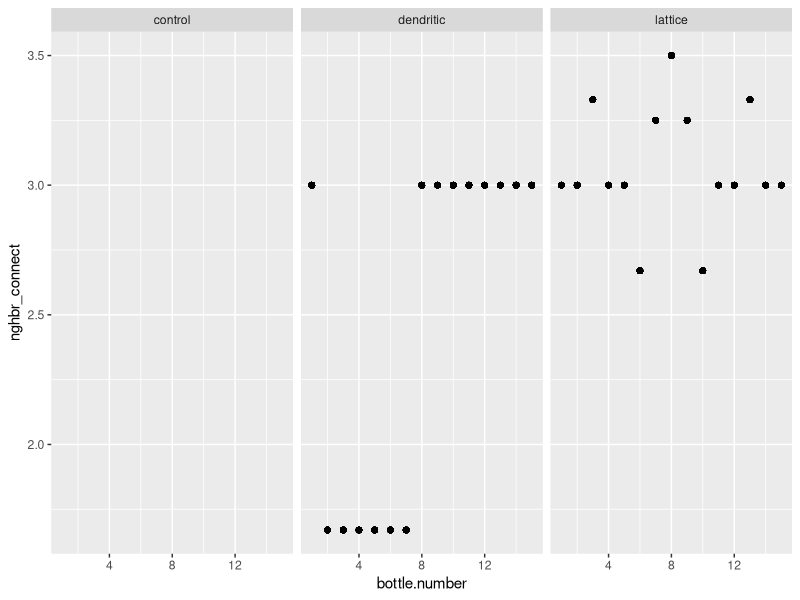

This figure's R source:
library(tidyverse)


meg_data = read.csv("Data/megan_unconnected_pa.csv")
summary(meg_data)

meg_datas<-meg_data%>% group_by(day,date,bottle,species)%>% 
  summarize(total=sum(total.present.in.drops), avg.pH=mean(pH))%>%
  mutate(proportion.present= ((total)/30 ))%>%
  mutate(occupancy=if_else(proportion.present > 0,1,0))%>%
  dplyr::select(-c(total))%>%
  pivot_wider(names_from = species, values_from=c(proportion.present,occupancy))%>%
  ungroup()%>%
  dplyr::select(-c(avg.pH,proportion.present_tetra,proportion.present_euplotes))%>%
  rename(pred.oc=occupancy_euplotes)%>%
  rename(prey.oc=occupancy_tetra)%>%
  add_column(connectivity=0)%>%
  add_column(structure="control")%>%
  add_column(position="H")%>%
  add_column(bottle.number="1")%>% 
  replace(is.na(.), 0)%>%
  mutate(replicate=if_else(bottle == "High1","A",if_else(bottle == "High2","B",
                                                                if_else(bottle == "High3","C",
                                                                        if_else(bottle == "High4","D",
                                                                                if_else(bottle == "High5","E",
                                                                                        if_else(bottle == "High6","F",
                                                                                                if_else(bottle == "High7","G","H"))))))))%>%
  filter(day>0)

###############################################################################################################################################################################
#Big Network Exp
Data = read.csv("Data/Net.2.data.csv")
summary(Data)
str(Data)

Datas<-Data%>%
  dplyr::select(-c(ln.prey,ln.pred, tetra.density,eup.density))
         
############################################################################################################################################
#Combine Data Sets
str(Datas)
str(meg_datas)
meg_datas$bottle.number<-as.integer(meg_datas$bottle.number)

all_pa_data<-full_join(Datas,meg_datas)
str(all_pa_data)
summary(all_pa_data)


all_pa_datas<-all_pa_data%>%mutate(total.bottle.nmbr=if_else(structure == "isolated","8",if_else(bottle == "dendritic","60","60")))%>%
  mutate(total.bottle.nmbr_per_rep=if_else(structure == "isolated","1",if_else(structure == "dendritic","15","15")))%>%
  mutate(total.bottle.nmbr_connect_per_rep=ifelse(structure == "isolated","1",ifelse(connectivity=="1","8",
                                                                                       ifelse(connectivity=="2" & structure == "dendritic" ,"1",
                                                                                               ifelse(structure == "dendritic" & connectivity=="3","6",
                                                                                                       ifelse(structure == "lattice" & connectivity=="2","4",
                                                                                                               ifelse(structure == "lattice" & connectivity=="3","8","3")))))))%>%
  mutate(total.bottle.nmbr_position_per_rep=ifelse(structure == "isolated","1",ifelse(position=="D","8",
                                                                                     ifelse(position=="A" & structure == "dendritic" ,"1",
                                                                                            ifelse(structure == "dendritic" & position=="B","2",
                                                                                                   ifelse(structure == "dendritic" & position=="C","4",
                                                                                                   ifelse(structure == "lattice" & position=="E","4",
                                                                                                          ifelse(structure == "lattice" & position=="F","8","3"))))))))%>%
  group_by(structure,replicate,bottle)%>%
  mutate(sampling_days=n())%>%
  group_by(replicate,structure, bottle.number, day)%>%
  mutate(nghbr_connect=ifelse(structure == "isolated","0",ifelse(connectivity=="1","3",
                                                                                   ifelse(connectivity=="2" & structure == "dendritic" ,"3",
                                                                                          ifelse(structure == "dendritic" & connectivity=="3","1.67",
                                                                                                 ifelse(structure == "lattice" & connectivity== "2","3",
                                                                                                        ifelse(structure == "lattice" & bottle.number== "6","2.67",
                                                                                                               ifelse(structure == "lattice" & bottle.number=="2","3",
                                                                                                                      ifelse(structure == "lattice" & bottle.number=="7","3.25",
                                                                                                                             ifelse(structure == "lattice" & bottle.number=="12","3",
                                                                                                                                    ifelse(structure == "lattice" & bottle.number=="3","3.33",
                                                                                                                                           ifelse(structure == "lattice" & bottle.number=="8","3.5",
                                                                                                                                                  ifelse(structure == "lattice" & bottle.number=="13","3.33",
                                                                                                                                                         ifelse(structure == "lattice" & bottle.number=="4","3",
                                                                                                                                                                ifelse(structure == "lattice" & bottle.number=="9","3.25",
                                                                                                                                                                       ifelse(structure == "lattice" & bottle.number=="14","3",
                                                                                                                                                                              ifelse(structure == "lattice" & bottle.number=="10", "2.67", "NA")))))))))))))))))%>%
  ungroup()
                                                                                                               


all_pa_datas$total.bottle.nmbr<-as.numeric(all_pa_datas$total.bottle.nmbr)  
all_pa_datas$total.bottle.nmbr_per_rep<-as.numeric(all_pa_datas$total.bottle.nmbr_per_rep)                                                                              
all_pa_datas$total.bottle.nmbr_connect_per_rep<-as.numeric(all_pa_datas$total.bottle.nmbr_connect_per_rep)                                                                              
all_pa_datas$total.bottle.nmbr_position_per_rep<-as.numeric(all_pa_datas$total.bottle.nmbr_position_per_rep)                                                                              
all_pa_datas$nghbr_connect<-as.numeric(all_pa_datas$nghbr_connect)                                                                              
all_pa_datas<-all_pa_datas%>%
  mutate_if(is.character, 
          str_replace_all, pattern = "isolated", replacement = "control")

all_pa_datas%>%
  ggplot(aes(x=bottle.number,y=nghbr_connect))+
           geom_point()+facet_grid(~structure)
############################################################################################################################################
#Env Data
env<-read.csv("Data/Env.variables.csv")
str(env)
envz<-env%>%
  dplyr::select(-c(bottle, bottle.number,replicate,position))%>%
  dplyr::group_by(structure)%>%
  dplyr::summarise(across(everything(), list(mean)))

envzz<-as.data.frame(t(envz))
write.csv(envzz, file="Data/summary.env.csv")
         